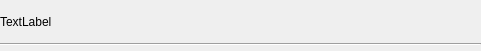
<?xml version="1.0" encoding="UTF-8"?>
<ui version="4.0">
 <class>PropertiesHeading</class>
 <widget class="QWidget" name="PropertiesHeading">
  <property name="geometry">
   <rect>
    <x>0</x>
    <y>0</y>
    <width>481</width>
    <height>51</height>
   </rect>
  </property>
  <property name="windowTitle">
   <string>Form</string>
  </property>
  <layout class="QGridLayout" name="gridLayout">
   <property name="leftMargin">
    <number>0</number>
   </property>
   <property name="topMargin">
    <number>5</number>
   </property>
   <property name="rightMargin">
    <number>0</number>
   </property>
   <property name="bottomMargin">
    <number>5</number>
   </property>
   <property name="horizontalSpacing">
    <number>0</number>
   </property>
   <property name="verticalSpacing">
    <number>5</number>
   </property>
   <item row="0" column="0">
    <layout class="QVBoxLayout" name="verticalLayout">
     <property name="spacing">
      <number>5</number>
     </property>
     <item>
      <widget class="QLabel" name="propHeading">
       <property name="font">
        <font>
         <weight>50</weight>
         <bold>false</bold>
        </font>
       </property>
       <property name="text">
        <string>TextLabel</string>
       </property>
      </widget>
     </item>
     <item>
      <widget class="Line" name="line">
       <property name="orientation">
        <enum>Qt::Horizontal</enum>
       </property>
      </widget>
     </item>
    </layout>
   </item>
  </layout>
 </widget>
 <resources/>
 <connections/>
</ui>
